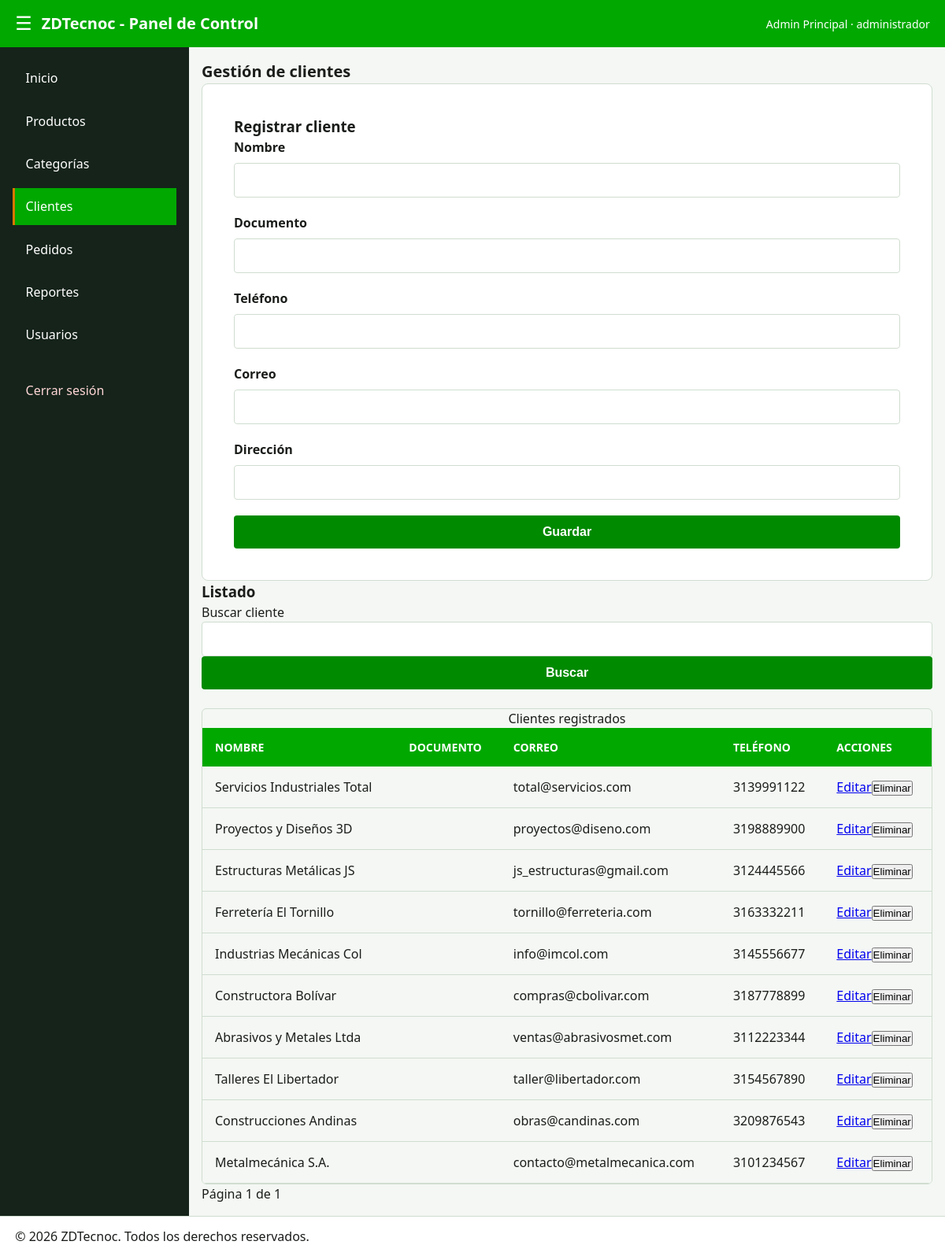
/clientes.php (signed in), run on the app's committed database.
### tables this page shows
CREATE TABLE IF NOT EXISTS clientes (
    id INT AUTO_INCREMENT PRIMARY KEY,
    nombre VARCHAR(150) NOT NULL,
    documento VARCHAR(30) UNIQUE,
    telefono VARCHAR(20),
    correo VARCHAR(100),
    direccion TEXT,
    INDEX idx_cliente_nombre (nombre)
);

### app/modelos/ClienteModelo.php (called while the page is built, shortened)
<?php
final class ClienteModelo
{
    public function listar(string $busqueda, int $pagina, int $porPagina = 10): array
    {
        $offset = ($pagina - 1) * $porPagina;
        $st = $this->pdo->prepare(
            'SELECT id, nombre, documento, telefono, correo, direccion
             FROM clientes
               WHERE nombre LIKE :busquedaNombre OR documento LIKE :busquedaDocumento
             ORDER BY id DESC LIMIT :limite OFFSET :offset'
        );
           $texto = '%' . $busqueda . '%';
           $st->bindValue(':busquedaNombre', $texto);
           $st->bindValue(':busquedaDocumento', $texto);
        $st->bindValue(':limite', $porPagina, PDO::PARAM_INT);
        $st->bindValue(':offset', $offset, PDO::PARAM_INT);
        $st->execute();
        return $st->fetchAll();
    }
    public function total(string $busqueda): int
    {
        $st = $this->pdo->prepare(
            'SELECT COUNT(*) FROM clientes
             WHERE nombre LIKE :busquedaNombre OR documento LIKE :busquedaDocumento'
        );
        $texto = '%' . $busqueda . '%';
        $st->execute([
            ':busquedaNombre' => $texto,
            ':busquedaDocumento' => $texto,
        ]);
        return (int)$st->fetchColumn();
    }
}

### clientes.php (the view, shortened to what this page needs)
<?php
require_once __DIR__ . '/sgl/conexion.php';
require_once __DIR__ . '/app/modelos/ClienteModelo.php';
$modelo = new ClienteModelo($conexion);
$busqueda = trim((string)($_GET['busqueda'] ?? ''));
$pagina = max(1, (int)($_GET['pagina'] ?? 1));
$datos = ['id' => 0, 'nombre' => '', 'documento' => '', 'telefono' => '', 'correo' => '', 'direccion' => ''];
$porPagina = 10;
$total = $modelo->total($busqueda);
$paginas = max(1, (int)ceil($total / $porPagina));
$pagina = min($pagina, $paginas);
$clientes = $modelo->listar($busqueda, $pagina, $porPagina);
require __DIR__ . '/app/vistas/parciales/cabecera.php';
require __DIR__ . '/app/vistas/parciales/menu.php';
?>
<main class="panel__contenido">
    <h2 class="text-lg">Gestión de clientes</h2>
    <form method="post" class="login-card" style="max-width:100%;" novalidate>
        <h3><?= $datos['id'] ? 'Editar cliente' : 'Registrar cliente' ?></h3>
        <div class="form-group"><label for="nombre">Nombre</label><input class="form-input" id="nombre" name="nombre" value="<?= htmlspecialchars((string)$datos['nombre'], ENT_QUOTES, 'UTF-8') ?>" required></div>
        <div class="form-group"><label for="documento">Documento</label><input class="form-input" id="documento" name="documento" value="<?= htmlspecialchars((string)$datos['documento'], ENT_QUOTES, 'UTF-8') ?>" required></div>
        <div class="form-group"><label for="telefono">Teléfono</label><input class="form-input" id="telefono" name="telefono" value="<?= htmlspecialchars((string)$datos['telefono'], ENT_QUOTES, 'UTF-8') ?>"></div>
        <div class="form-group"><label for="correo">Correo</label><input class="form-input" id="correo" name="correo" type="email" value="<?= htmlspecialchars((string)$datos['correo'], ENT_QUOTES, 'UTF-8') ?>"></div>
        <div class="form-group"><label for="direccion">Dirección</label><input class="form-input" id="direccion" name="direccion" value="<?= htmlspecialchars((string)$datos['direccion'], ENT_QUOTES, 'UTF-8') ?>"></div>
        <button class="btn-primary" type="submit"><?= $datos['id'] ? 'Actualizar' : 'Guardar' ?></button>
    </form>
    <h3>Listado</h3>
    <form method="get"><label for="busqueda">Buscar cliente</label><input class="form-input" id="busqueda" name="busqueda" value="<?= htmlspecialchars($busqueda, ENT_QUOTES, 'UTF-8') ?>"><button class="btn-primary" type="submit">Buscar</button></form>
    <div class="table-container"><table class="products-table"><caption>Clientes registrados</caption><thead><tr><th scope="col">Nombre</th><th scope="col">Documento</th><th scope="col">Correo</th><th scope="col">Teléfono</th><th scope="col">Acciones</th></tr></thead><tbody>
    <?php foreach ($clientes as $cliente): ?><tr><td><?= htmlspecialchars($cliente['nombre'], ENT_QUOTES, 'UTF-8') ?></td><td></td><td><?= htmlspecialchars((string)$cliente['correo'], ENT_QUOTES, 'UTF-8') ?></td><td><?= htmlspecialchars((string)$cliente['telefono'], ENT_QUOTES, 'UTF-8') ?></td><td><a href="?editar=<?= (int)$cliente['id'] ?>">Editar</a><form method="post" style="display:inline"><button type="submit">Eliminar</button></form></td></tr><?php endforeach; ?></tbody></table></div>
    <nav aria-label="Paginación"><p>Página <?= $pagina ?> de <?= $paginas ?></p></nav>
</main>
<?php require __DIR__ . '/app/vistas/parciales/pie.php'; ?>

### css/estilos.css (style rules this page uses)
:root { --superficie: #F4F7F4; --superficie-alta: #FFFFFF; --borde: #D0DDD0; --color-marca: #00A800; --color-marca-sua: #E1F5E1; --color-accion: #008A00; --color-acento: #D97700; --texto: #1A1D1A; --texto-tenue: #4A554A; --exito: #008A00; --advertencia: #D97700; --error: #C81E1E; --info: #006699; }
*, *::before, *::after { box-sizing: border-box; margin: 0; padding: 0; }
body { font-family: system-ui, -apple-system, BlinkMacSystemFont, 'Segoe UI', Roboto, sans-serif; background-color: var(--superficie); color: var(--texto); line-height: 1.5; min-height: 100vh; }
.text-lg { font-size: 1.25rem; }
h2 { font-size: 1.25rem; font-weight: 600; }
p { font-size: 1rem; }
.login-card { background-color: var(--superficie-alta); border: 1px solid var(--borde); border-radius: 8px; padding: 2.5rem; width: 100%; max-width: 400px; }
.form-group { display: flex; flex-direction: column; gap: 0.5rem; margin-bottom: 1.25rem; }
.form-group label { font-weight: 600; color: var(--texto); }
.form-input { width: 100%; padding: 0.75rem; border: 1px solid var(--borde); border-radius: 4px; font-size: 1rem; background-color: var(--superficie-alta); color: var(--texto); transition: border-color 0.2s ease, box-shadow 0.2s ease; }
.btn-primary { width: 100%; padding: 0.75rem; background-color: var(--color-accion); color: var(--superficie-alta); border: none; border-radius: 4px; font-size: 1rem; font-weight: 600; cursor: pointer; transition: background-color 0.2s ease; }
.table-container { width: 100%; overflow-x: auto; margin-top: 1.5rem; border-radius: 6px; border: 1px solid var(--borde); }
.products-table { width: 100%; border-collapse: collapse; text-align: left; }
.products-table thead th { background-color: var(--color-marca); color: var(--superficie-alta); padding: 0.875rem 1rem; font-size: 0.875rem; text-transform: uppercase; }
.products-table tbody td { padding: 0.875rem 1rem; border-bottom: 1px solid var(--borde); color: var(--texto); }
.products-table tbody tr:nth-child(even) { background-color: var(--superficie); }
.panel__contenido { grid-area: contenido; padding: 1.6rem; overflow-y: auto; }
.panel__contenido { width: 100%; padding: 1rem; box-sizing: border-box; }
.form-input, .btn-primary { max-width: 100%; box-sizing: border-box; }

### data on the page
clientes: nombre "Servicios Industriales Total", correo "total@servicios.com", telefono "3139991122"
clientes: nombre "Proyectos y Diseños 3D", correo "proyectos@diseno.com", telefono "3198889900"
clientes: nombre "Estructuras Metálicas JS", correo "js_estructuras@gmail.com", telefono "3124445566"
clientes: nombre "Ferretería El Tornillo", correo "tornillo@ferreteria.com", telefono "3163332211"
clientes: nombre "Industrias Mecánicas Col", correo "info@imcol.com", telefono "3145556677"
clientes: nombre "Constructora Bolívar", correo "compras@cbolivar.com", telefono "3187778899"
clientes: nombre "Abrasivos y Metales Ltda", correo "ventas@abrasivosmet.com", telefono "3112223344"
clientes: nombre "Talleres El Libertador", correo "taller@libertador.com", telefono "3154567890"
clientes: nombre "Construcciones Andinas", correo "obras@candinas.com", telefono "3209876543"
clientes: nombre "Metalmecánica S.A.", correo "contacto@metalmecanica.com", telefono "3101234567"

### other printed values
$usuario['nombre'] "Admin Principal"
$usuario['rol'] "administrador"
$opcion['texto'] "Inicio"
$opcion['texto'] "Productos"
$opcion['texto'] "Categorías"
$opcion['texto'] "Clientes"
$opcion['texto'] "Pedidos"
$opcion['texto'] "Reportes"
$opcion['texto'] "Usuarios"
$pagina "1"
$paginas "1"
